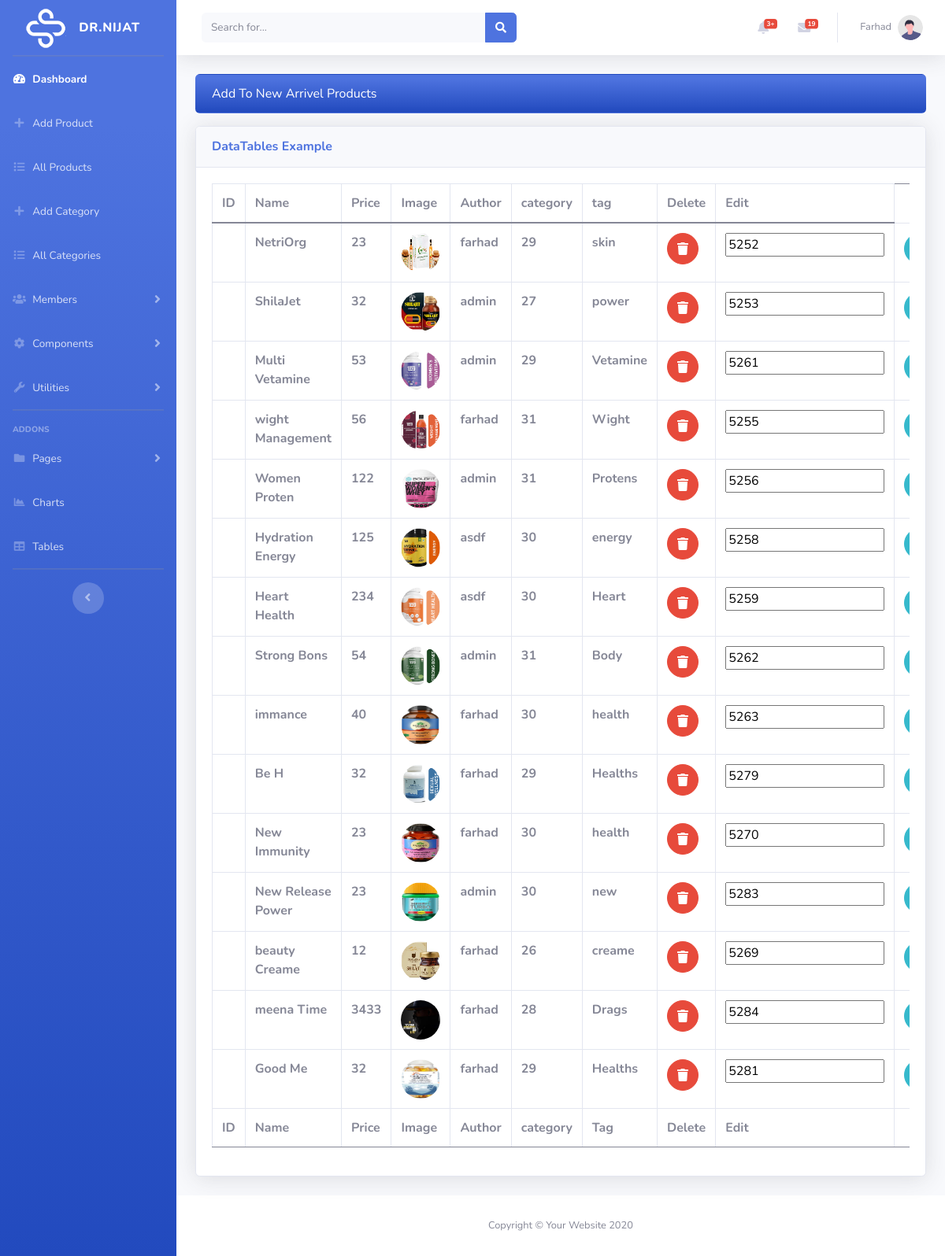
Page /admin/add_new_arrived.php (signed in) on the committed database.
### tables this page shows
CREATE TABLE IF NOT EXISTS `mem_products` (
  `mem_pro_id` int(11) NOT NULL AUTO_INCREMENT,
  `mem_pro_name` varchar(255) NOT NULL,
  `mem_pro_detail` varchar(255) NOT NULL,
  `mem_pro_image` varchar(255) NOT NULL,
  `category_id` int(11) NOT NULL,
  `tag` varchar(255) NOT NULL,
  `at` varchar(255) NOT NULL,
  `author` varchar(255) NOT NULL,
  `pro_views` int(18) NOT NULL DEFAULT '0',
  `price` int(11) NOT NULL,
  `pro_amount` varchar(255) NOT NULL DEFAULT '0',
  `status` varchar(255) NOT NULL DEFAULT 'publish',
  `expireDate` varchar(255) NOT NULL DEFAULT 'null',
  PRIMARY KEY (`mem_pro_id`)
);

### admin/add_new_arrived.php (the view, shortened to what this page needs)
<?php require_once('include/header.php'); ?>
<?php require_once "include/sidebar.php"; ?>
<?php include_once("include/top_navbar.php"); ?>
<div class="container-fluid">
    <div class="bg-gradient-primary alert text-white" id="alert">Add To New Arrivel Products</div>
    <div class="card shadow mb-4">
        <div class="card-header py-3">
            <h6 class="m-0 font-weight-bold text-primary">DataTables Example</h6>
        </div>
        <div class="card-body">
            <div class="table-responsive">
                <table class="table table-bordered" id="dataTable" width="100%" cellspacing="0">
                    <thead>
                        <tr>
                            <th>ID</th>
                            <th>Name</th>
                            <th>Price</th>
                            <th>Image</th>
                            <th>Author</th>
                            <th>category</th>
                            <th>tag</th>
                            <th>Delete</th>
                            <th>Edit</th>
                        </tr>
                    </thead>
                    <tfoot>
                        <tr>
                            <th>ID</th>
                            <th>Name</th>
                            <th>Price</th>
                            <th>Image</th>
                            <th>Author</th>
                            <th>category</th>
                            <th>Tag</th>
                            <th>Delete</th>
                            <th>Edit</th>
                        </tr>
                    </tfoot>
                    <tbody>
                        <?php
                        $conn = config();
                        $fetch_pro_ad = "SELECT * FROM mem_products";
                        $stmt_pro = $conn->prepare($fetch_pro_ad);
                        $stmt_pro->execute();
                        while ($row_pro = $stmt_pro->fetch(PDO::FETCH_ASSOC)) {
                            $id = $row_pro['mem_pro_id'];
                            $name = $row_pro['mem_pro_name'];
                            $price = $row_pro['price'];
                            $image = $row_pro['mem_pro_image'];
                            $author = $row_pro['author'];
                            $category = $row_pro['category_id'];
                            $tag = $row_pro['tag'];
                        ?>
                            <tr>
                                <th><?php
                                    ?></th>
                                <th><?php echo $name; ?></th>
                                <th><?php echo $price; ?></th>
                                <th><img class="rounded-circle" width="50px" height="50px" src="img/member_product/<?php echo $name; ?>/<?php echo $image; ?>"></th>
                                <th><?php echo $author; ?></th>
                                <th><?php echo $category; ?></th>
                                <th><?php echo $tag; ?></th>
                                <th>
                                    <form action="add_new_arrived.php" method="POST">
                                        <button type="submit" name="del" class="btn btn-danger btn-circle"><i class="fa fa-trash"></i> </button>
                                    </form>
                                </th>
                                <th>
                                    <form action="add_new_arrived.php" method="POST">
                                        <input type="text" name="pro_id" value="<?php echo $id; ?>">
                                <th><button type="submit" name="add_new_arrivel" id="add_to_new_arrivel" class="btn btn-info btn-circle"><i class="fa fa-plus"></i> </button></th>
                                </th>
                            </tr>
                        <?php } ?>
                    </tbody>
                </table>
            </div>
        </div>
    </div>
</div>
</div>
<?php require_once('include/footer.php'); ?>

### rows in the picture
mem_products: mem_pro_name "NetriOrg", price "23", mem_pro_name+mem_pro_image (picture), author "farhad", category "29", tag "skin", pro_id "5252"
mem_products: mem_pro_name "ShilaJet", price "32", mem_pro_name+mem_pro_image (picture), author "admin", category "27", tag "power", pro_id "5253"
mem_products: mem_pro_name "Multi Vetamine", price "53", mem_pro_name+mem_pro_image (picture), author "admin", category "29", tag "Vetamine", pro_id "5261"
mem_products: mem_pro_name "wight Management", price "56", mem_pro_name+mem_pro_image (picture), author "farhad", category "31", tag "Wight", pro_id "5255"
mem_products: mem_pro_name "Women Proten", price "122", mem_pro_name+mem_pro_image (picture), author "admin", category "31", tag "Protens", pro_id "5256"
mem_products: mem_pro_name "Hydration Energy", price "125", mem_pro_name+mem_pro_image (picture), author "asdf", category "30", tag "energy", pro_id "5258"
mem_products: mem_pro_name "Heart Health", price "234", mem_pro_name+mem_pro_image (picture), author "asdf", category "30", tag "Heart", pro_id "5259"
mem_products: mem_pro_name "Strong Bons", price "54", mem_pro_name+mem_pro_image (picture), author "admin", category "31", tag "Body", pro_id "5262"
mem_products: mem_pro_name "immance", price "40", mem_pro_name+mem_pro_image (picture), author "farhad", category "30", tag "health", pro_id "5263"
mem_products: mem_pro_name "Be H", price "32", mem_pro_name+mem_pro_image (picture), author "farhad", category "29", tag "Healths", pro_id "5279"
mem_products: mem_pro_name "New Immunity", price "23", mem_pro_name+mem_pro_image (picture), author "farhad", category "30", tag "health", pro_id "5270"
mem_products: mem_pro_name "New Release Power", price "23", mem_pro_name+mem_pro_image (picture), author "admin", category "30", tag "new", pro_id "5283"
mem_products: mem_pro_name "beauty Creame", price "12", mem_pro_name+mem_pro_image (picture), author "farhad", category "26", tag "creame", pro_id "5269"
mem_products: mem_pro_name "meena Time", price "3433", mem_pro_name+mem_pro_image (picture), author "farhad", category "28", tag "Drags", pro_id "5284"
mem_products: mem_pro_name "Good Me", price "32", mem_pro_name+mem_pro_image (picture), author "farhad", category "29", tag "Healths", pro_id "5281"

### other values in the picture
count($message) "19"
$_SESSION['user_name'] "Farhad"
